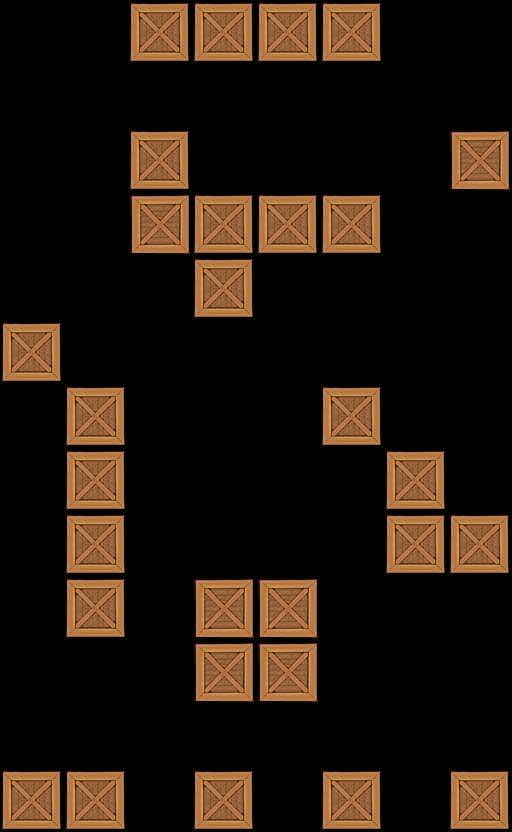

Tiled map render using the project's own tile images. Description and the map definition, with tile-layer contents summarised, below:
An orthogonal 8x13 tile map with 64x64 px tiles, 1 tile layer (Tile Layer 1).

<map version="1.0" orientation="orthogonal" width="8" height="13" tilewidth="64" tileheight="64">
 <tileset firstgid="1" name="crate" tilewidth="64" tileheight="64">
  <image source="../../crate4.png" width="64" height="64" />
 </tileset>
 <layer name="Tile Layer 1" width="8" height="13">
  <data>[104 cells, 29 non-empty, 1 distinct tile ids]</data>
 </layer>
</map>
